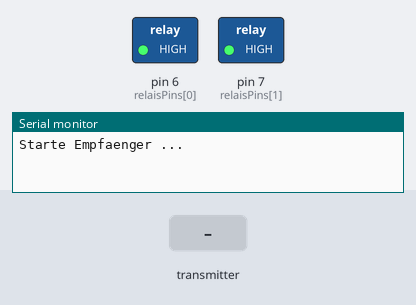
The sketch below on a simulated Arduino Uno, built with avr-gcc and run on an emulated ATmega328P. Parts: switched loads named in the sketch (green lamp = pin HIGH), the last lines printed to the serial monitor. The test bench sets the inputs (shaded band). No radio packets arrive unless stated.

Above: at 1.2 s.
1.3 s: the transmitter starts sending got_message.0 = 0
At 2.0 s:
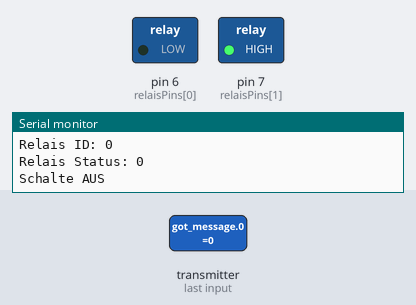
7.3 s: the transmitter starts sending got_message.0 = 256
At 8.0 s:
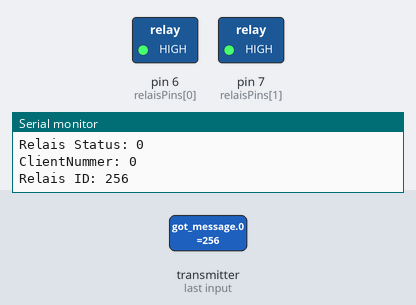
Timing chart, 0 to 10.3 s (numbered marks = the images above; inputs shaded):
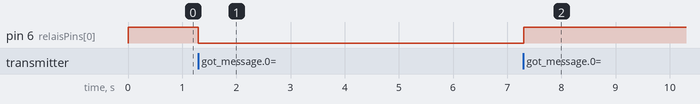

Measured:
- after the input at 1.3 s, pin 6 (relaisPins[0]): HIGH → LOW at once
- after the input at 7.3 s, pin 6 (relaisPins[0]): LOW → HIGH at once

The sketch:

SHYS_Funk-Relais.ino
```cpp
// NRF24L01_Relais
// Empfänger

#include <SPI.h>
#include <RF24.h>

// Zur verfügung stehende Modi für Relais
static const uint8_t RELAIS_MODUS_SWITCH = 0; // Schaltet bei EIN das Relais dauerhaft bis zum nächsten AUS Signal
static const uint8_t RELAIS_MODUS_PULSE  = 1; // Schaltet bei EIN das Relais für 1sec. ein und danach wieder aus.


//--------------------------------------
// Configuration Start
//--------------------------------------
#define RF_CE_PIN 9
#define RF_CSN_PIN 10

uint8_t clientNummer = 0;                    // Client-ID 0-5

static const uint8_t relaisAnzahl =  2;      // Anzahl der Relais
uint8_t relaisPins[relaisAnzahl] = {6, 7};   // Array der Pins für die Relais
uint8_t relaisModus[relaisAnzahl] = {RELAIS_MODUS_PULSE, RELAIS_MODUS_SWITCH};   // Array der Pins für die Relais
//--------------------------------------
// Configuration End
//--------------------------------------


boolean relaisStatus[relaisAnzahl];
static const uint8_t pipes[6] = {0xF0F0F0F0E1LL, 0xF0F0F0F0D2LL, 0xF0F0F0F0C3LL, 0xF0F0F0F0B4LL, 0xF0F0F0F0A5LL, 0xF0F0F0F096LL};

RF24 radio(RF_CE_PIN, RF_CSN_PIN);

/**
 * Standard Setup Methode
 */
void setup() {
  Serial.begin(9600);

  for(int i=0;i<relaisAnzahl;i++){
      pinMode(relaisPins[i], OUTPUT);
      digitalWrite(relaisPins[i], HIGH);
  }

  radio.begin();
  delay(20);

  radio.setChannel(1);               // Funkkanal - Mögliche Werte: 0 - 127
  radio.setAutoAck(0);
  radio.setPALevel(RF24_PA_LOW);     // Sendestärke darf die gesetzlichen Vorgaben des jeweiligen Landes nicht überschreiten!
                                     // RF24_PA_MIN=-18dBm, RF24_PA_LOW=-12dBm, RF24_PA_MED=-6dBM, and RF24_PA_HIGH=0dBm

  radio.openReadingPipe(0, pipes[clientNummer]);

  radio.startListening();
  delay(20);

  Serial.println(F("Starte Empfaenger ..."));
}


/**
 * Standard Loop Methode
 */
void loop() {

  if (radio.available((uint8_t*)pipes[clientNummer])){
    long got_message[2] = {-1, -1};

    radio.read(&got_message, sizeof(got_message));

    int relaisId  = lround(got_message[0]);
    boolean relaisStatus = got_message[1]>0;

    Serial.println();
    Serial.print(F("ClientNummer: "));
    Serial.println(clientNummer);
    Serial.print(F("Relais ID: "));
    Serial.println(relaisId);
    Serial.print(F("Relais Status: "));
    Serial.println(relaisStatus);

    if(relaisId>=0 && relaisId<relaisAnzahl){
      Serial.print("Schalte ");
      Serial.println(relaisStatus?"EIN":"AUS");

      // Relais-Status ist invertiert
      // digitalWrite( !EIN )
      switch(relaisModus[relaisId]){
        case RELAIS_MODUS_SWITCH:
          digitalWrite(relaisPins[relaisId], relaisStatus?LOW:HIGH);
          break;
        case RELAIS_MODUS_PULSE:
          digitalWrite(relaisPins[relaisId], LOW);
          delay(1000);
          digitalWrite(relaisPins[relaisId], HIGH);
          break;
      }
    }
  }

}
```
